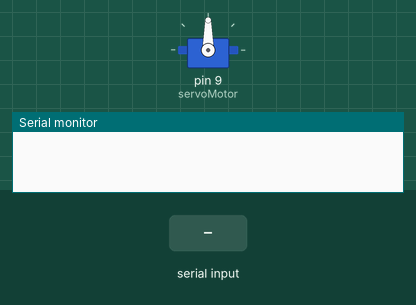
Recording of a sketch running on a simulated Arduino Uno, built with avr-gcc and run on an emulated ATmega328P. On the bench: servo, the last lines printed to the serial monitor. Inputs (shaded band) come from the test bench.

Above: at 1.2 s.
1.3 s: "F" received over Serial
At 2.3 s:
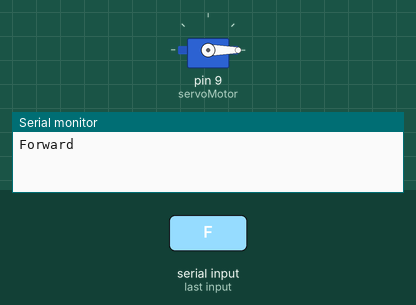
2.8 s: "B" received over Serial
At 3.4 s:
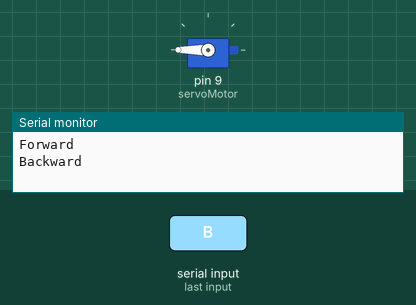
4.3 s: "f" received over Serial
At 4.6 s:
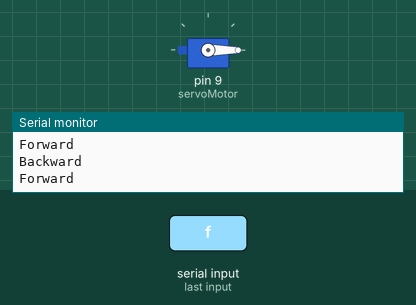
5.8 s: "b" received over Serial
At 6.9 s:
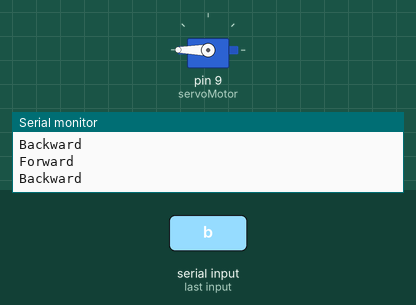
Timing chart, 0 to 8.3 s (numbered marks = the images above; inputs shaded):
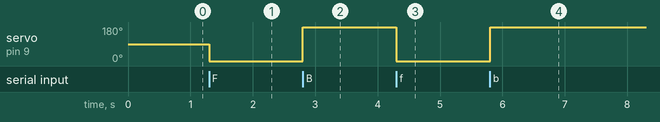

Measured:
- after the input at 1.3 s, servo on pin 9 (servoMotor): 90° → 0° at once
- after the input at 2.8 s, servo on pin 9 (servoMotor): 0° → 180° at once
- after the input at 4.3 s, servo on pin 9 (servoMotor): 180° → 0° at once
- after the input at 5.8 s, servo on pin 9 (servoMotor): 0° → 180° at once

The sketch:

ServoMotores.ino
```cpp
#include <Servo.h>

Servo servoMotor;

void setup(){
  Serial.begin(9600);
  servoMotor.attach(9);
  servoMotor.write(90);
}

void loop(){
  char comando;

  if(Serial.available() > 0){
    comando = Serial.read();
    switch(comando){
      case 'S':
      case 's':
        servoMotor.write(90);
        Serial.println("Stop");
        break;
      case 'F':
      case 'f':
        servoMotor.write(0);
        Serial.println("Forward");
        break;
      case 'B':
      case 'b':
        servoMotor.write(180);
        Serial.println("Backward");
        break;
    }
  }
}
```
